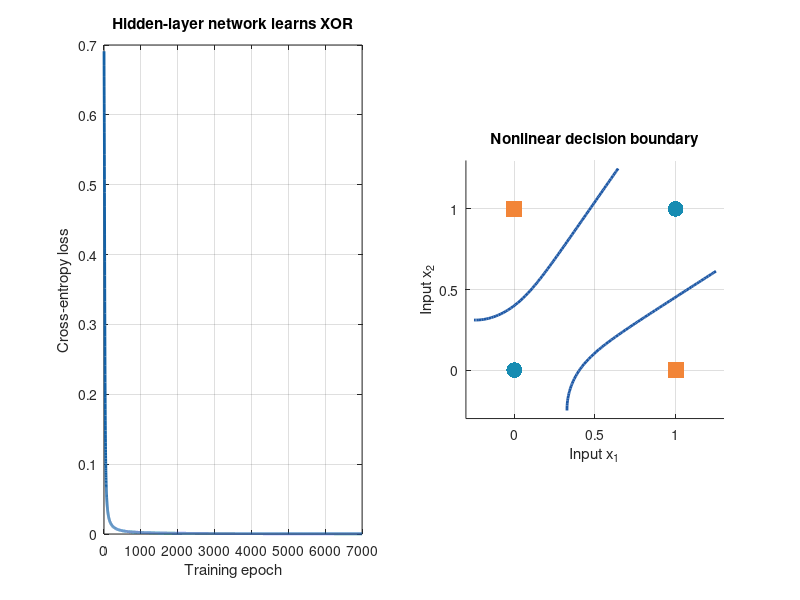

MATLAB code to generate this figure:
%% ANN Demo 2 - Why a nonlinear hidden layer matters (XOR)
% INTRODUCTION TO NEUROSCIENCE | Neural networks | 24 Nov 2026
% Requirements: base MATLAB; NO Statistics or Deep Learning Toolbox.
% The four binary examples are TRAINING cases; this is not a generalization test.
% The network is trained with explicit gradient-descent / backpropagation steps.

clear; clc; close all;
X = [0 0; 0 1; 1 0; 1 1];
t = [0; 1; 1; 0];
n = size(X, 1);
eta = 1.0;
nEpochs = 7000;

%% First: train one linear sigmoid neuron
wLinear = zeros(2, 1);
bLinear = 0;
for epoch = 1:nEpochs
    p = 1 ./ (1 + exp(-(X*wLinear + bLinear)));
    delta = (p-t)/n;
    wLinear = wLinear - eta*(X.'*delta);
    bLinear = bLinear - eta*sum(delta);
end
pLinear = 1 ./ (1 + exp(-(X*wLinear+bLinear)));

%% Next: train a small network with ONE nonlinear hidden layer
% Architecture: two inputs --> four tanh hidden units --> one sigmoid output
% Use explicit initial values so every classroom run is reproducible.
W1 = [0.6, -0.9, 0.5, 1.2; 0.8, 0.7, -1.1, -0.5];
b1 = zeros(1, 4);
W2 = [0.3; -0.5; 0.8; -0.2];
b2 = 0;
loss = zeros(nEpochs, 1);

for epoch = 1:nEpochs
    H = tanh(X*W1 + repmat(b1, n, 1));
    p = 1 ./ (1 + exp(-max(-30, min(30, H*W2+b2))));
    pSafe = max(1e-10, min(1-1e-10, p));
    loss(epoch) = -mean(t.*log(pSafe) + (1-t).*log(1-pSafe));

    % Gradient passed backward through output and hidden layer.
    deltaOut = (p-t)/n;
    gradW2 = H.'*deltaOut;
    gradb2 = sum(deltaOut);
    deltaHidden = (deltaOut*W2.').*(1-H.^2);
    gradW1 = X.'*deltaHidden;
    gradb1 = sum(deltaHidden, 1);

    W1 = W1 - eta*gradW1;
    b1 = b1 - eta*gradb1;
    W2 = W2 - eta*gradW2;
    b2 = b2 - eta*gradb2;
end

H = tanh(X*W1 + repmat(b1, n, 1));
pNetwork = 1 ./ (1 + exp(-(H*W2 + b2)));

fprintf('DEMO 2 - XOR\n');
fprintf('x1 x2 | target | one neuron | hidden layer\n');
for k = 1:n
    fprintf(' %d  %d |   %d    |   %.3f    |    %.3f\n', ...
        X(k,1), X(k,2), t(k), pLinear(k), pNetwork(k));
end
fprintf('Linear training accuracy: %.0f %%\n',100*mean((pLinear>=0.5)==t));
fprintf('Network training accuracy: %.0f %%\n',100*mean((pNetwork>=0.5)==t));
fprintf('NOTE: these are the 4 training cases, not an independent test set.\n');

%% Plot training error and the learned nonlinear boundary
figure('Color','w','Name','Demo 2: XOR with a hidden layer');
subplot(1,2,1);
plot(loss,'Color',[0.08 0.38 0.65],'LineWidth',2);
xlabel('Training epoch');ylabel('Cross-entropy loss');
title('Hidden-layer network learns XOR');grid on;

subplot(1,2,2); hold on;
axis([-.3 1.3 -.3 1.3]);
[xGrid,yGrid] = meshgrid(linspace(-.25,1.25,100));
Q = [xGrid(:), yGrid(:)];
HQ = tanh(Q*W1 + repmat(b1,size(Q,1),1));
pQ = 1 ./ (1 + exp(-(HQ*W2+b2)));
contour(xGrid,yGrid,reshape(pQ,size(xGrid)),[.5 .5], ...
        'LineWidth',2,'LineColor',[.12 .35 .65]);
scatter(X(t==0,1),X(t==0,2),130,[.09 .55 .7],'o','filled');
scatter(X(t==1,1),X(t==1,2),130,[.95 .52 .22],'s','filled');
xlabel('Input x_1');ylabel('Input x_2');
title('Nonlinear decision boundary');axis square;grid on; hold off;

% QUESTIONS
% 1. Can one straight line separate the two XOR response classes?
% 2. What changes when we add hidden units and a nonlinear activation?
% 3. Is 100% on four TRAINING cases proof of good generalization? (No.)
% 4. Try decreasing the number of hidden units from 4 to 1. Modify W1,
%    b1, W2 consistently. What happens to the representational capacity?
% IMPORTANT: ANN hidden layers need not correspond to anatomical cortex layers.
